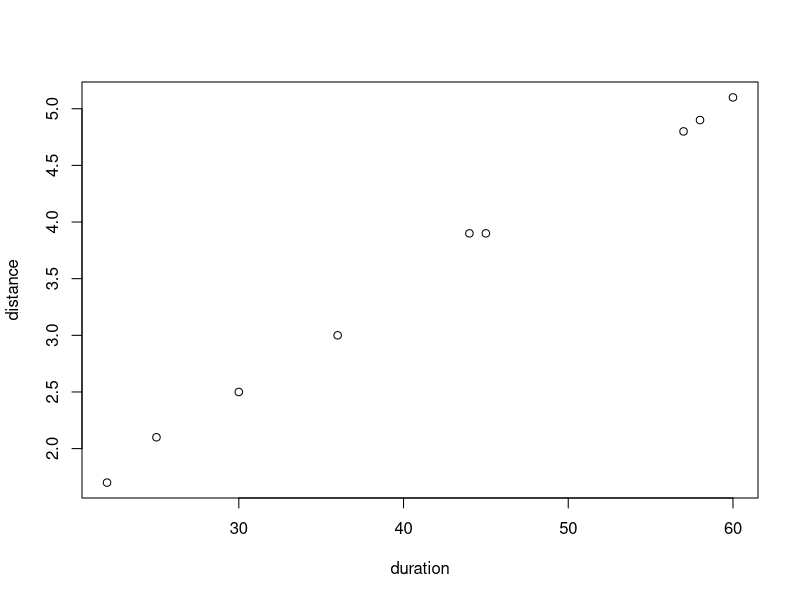
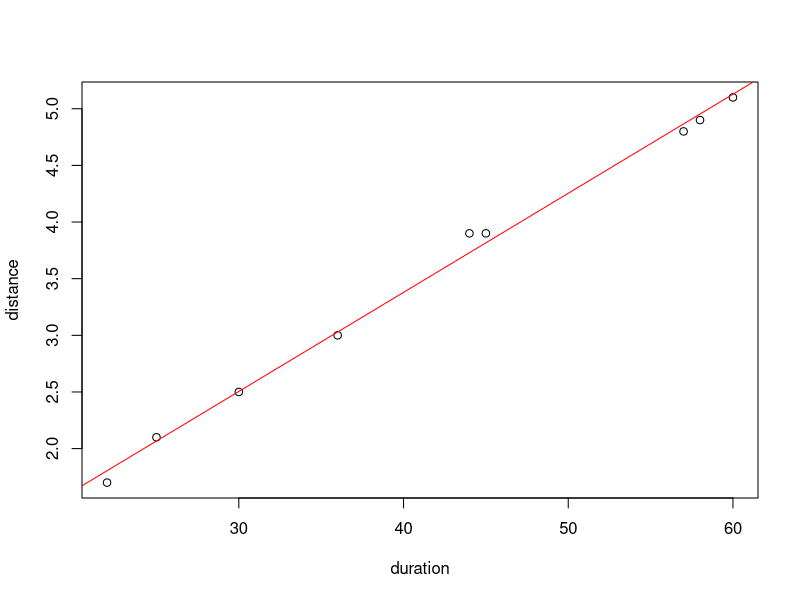
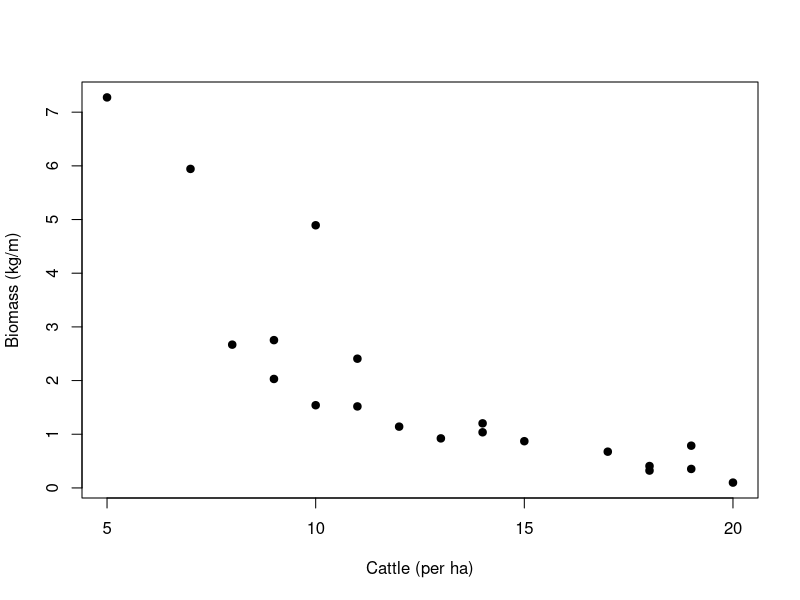
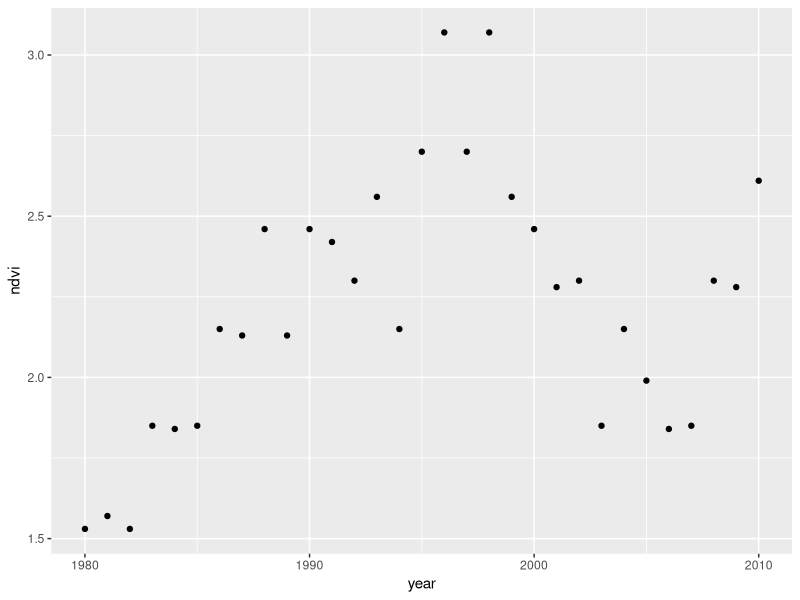
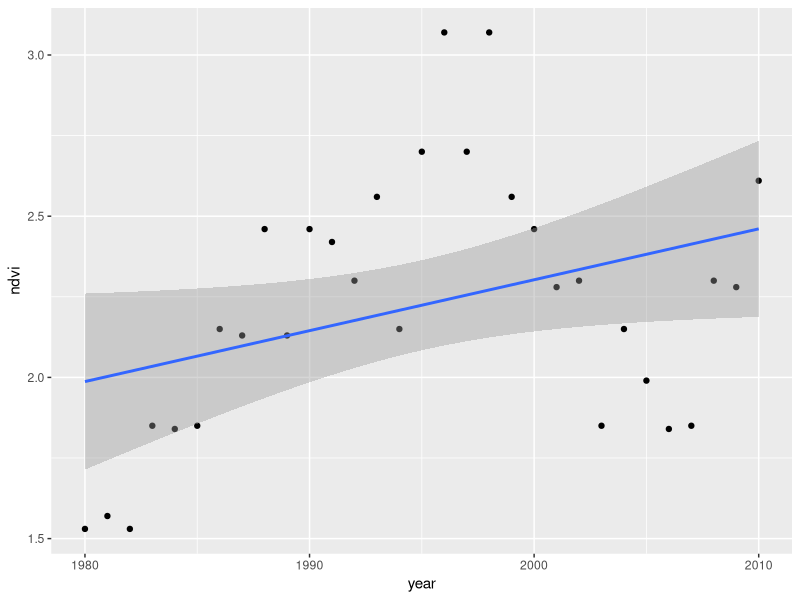
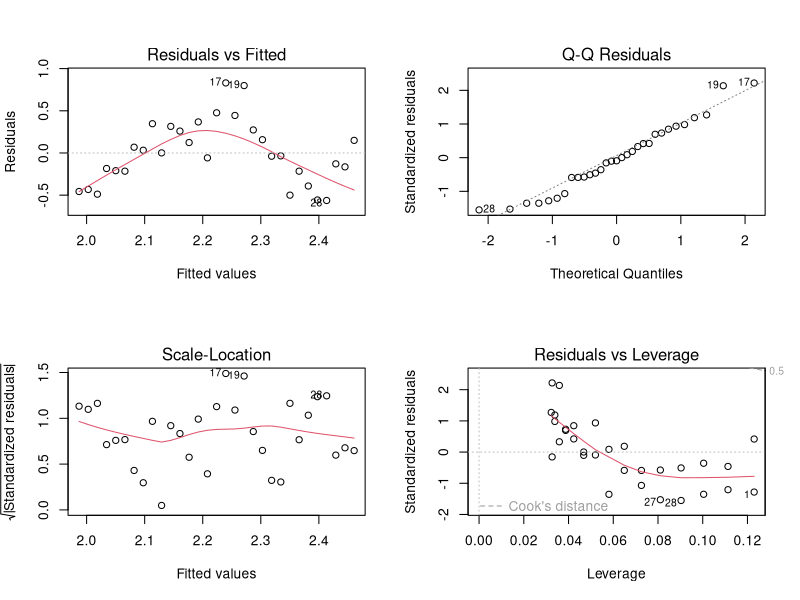
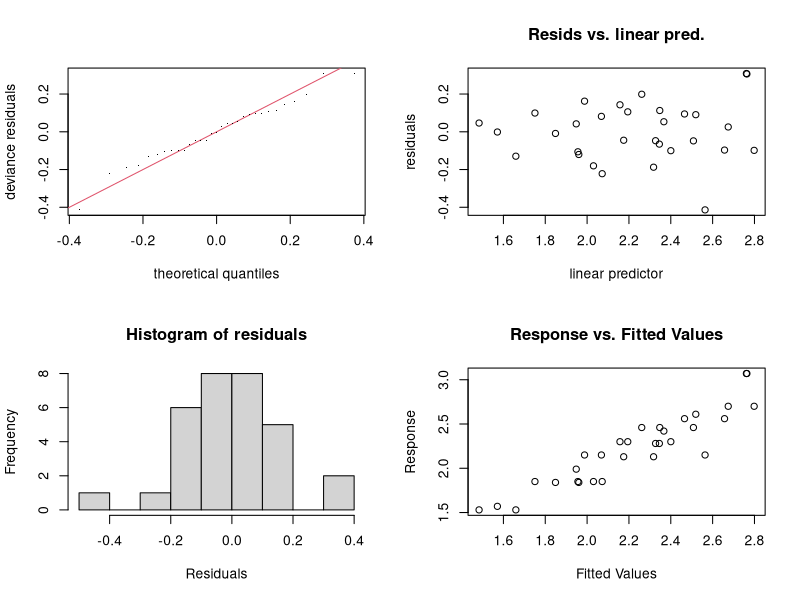
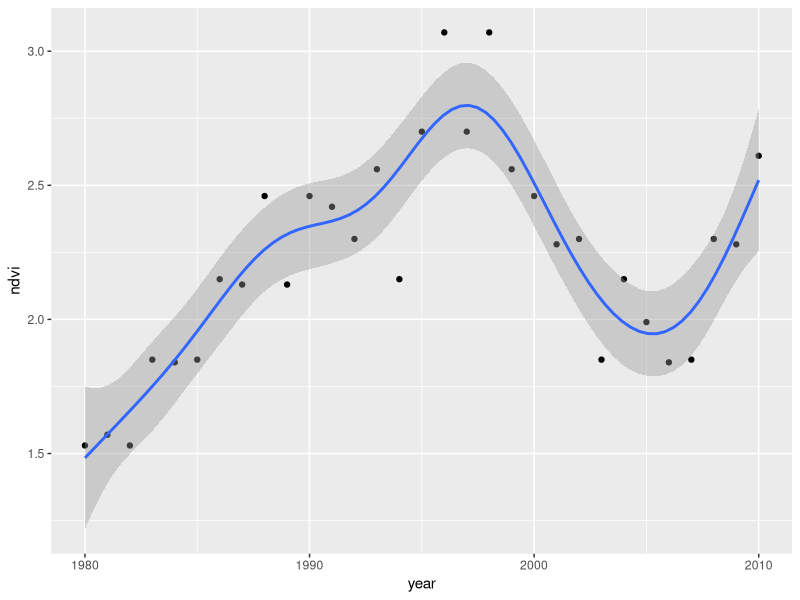

Source code (R) for these figures, in order:
## ---- chunk 1
knitr::opts_chunk$set(echo = TRUE)
## ---- chunk 2

duration <- c(30,60,45,44,36,58,57,22,25)
distance <- c(2.5,5.1,3.9,3.9,3,4.9,4.8,1.7,2.1)

plot(duration,distance)
## ---- chunk 3
m1 <- lm(distance~duration) ## linear model with response ~ predictor
summary(m1) ## see output of model
## ---- chunk 4
plot(duration,distance)
abline(m1, col="red") ## adds line from model
## ---- chunk 5
##load data
response <- c(1,0,0,0,1,0,0,1,0,0,0,0,0,0,1,0,0,0,1,0,1,0,0,0,1,0,0,1,0,0,1,0,0,0,1,0,0,0,1,0,1,0,0,0,1,0,0,1,1,1,1,1,0,0,1,0,1,1,1,0,1,0,0,0,1,0,1,1,1,1,1,1,1,1,1,0,1,1,1,1)
predictor <- c(rep("control",20),rep("drug1",20),rep("drug2",20),rep("drug3",20))
drug.trial <- data.frame(predictor,response)
## ---- chunk 6
m2<- glm(response~predictor, data=drug.trial, family="binomial") ##glm for drugs potential to curse

summary(m2) ##output of model
## ---- chunk 7

anova(m2, test="Chisq") ## chisq test on predictor from model
## ---- chunk 8
library(lsmeans)
## ---- chunk 9
lsmeans(m2, pairwise~predictor, adjust="tukey") ##conduct pairwise comparisons on predictor
## ---- chunk 10
bird.data <- data.frame(species.rich =c(rpois(50,5),rpois(50,3),rpois(50,3.1)),habitat = c(rep("forest",50),rep("urban.parks",50),rep("city",50))) ## load data
## ---- chunk 11
## Make up some data
set.seed(2)
ranch <- data.frame(cattle=c(20,18,19,18,17,19,15,13,14,12,14,11,10,9,11,8,9,10,7,5),biomass=sort(exp(rnorm(20))), year=rep(c(2014,2015,2016,2017),5))

head(ranch)

plot(ranch$cattle, ranch$biomass, ylab="Biomass (kg/m)", xlab="Cattle (per ha)", pch=19)

## ---- chunk 12
library(lme4)

m1 <- lmer(biomass ~ cattle + (1|year), data=ranch)
summary(m1)
## ---- chunk 13

m1 <- lmer(biomass ~ cattle + (1|year), data=ranch)
m0 <- lmer(biomass ~ 1 + (1|year), data=ranch)

anova(m1,m0, test="Chisq")

## ---- chunk 14
library(lmerTest)

m1 <- lmer(biomass ~ cattle + (1|year), data=ranch)
anova(m1)
## ---- chunk 15
library(mgcv)
library(tidyverse)

year <- c(1980,1981,1982,1983,1984,1985,1986,1987,1988,1989,1990,1991,1992,1993,1994,1995,1996,1997,1998,1999,2000,2001,2002,2003,2004,2005,2006,2007,2008,2009,2010)
ndvi <- c(1.53,1.57,1.53,1.85,1.84,1.85,2.15,2.13,2.46,2.13,2.46,2.42,2.3,2.56,2.15,2.7,3.07,2.7,3.07,2.56,2.46,2.28,2.3,1.85,2.15,1.99,1.84,1.85,2.3,2.28,2.61)
gam.data<- data.frame(year,ndvi)

## Plot the data
ggplot(gam.data, aes(x=year, y=ndvi)) + geom_point()

## Run a linear model
m1 <- lm(ndvi~year, data=gam.data)
summary(m1)

## add linear model to plot
ggplot(gam.data, aes(x=year, y=ndvi)) + geom_point()+  geom_smooth(method = "lm", formula = y ~x)

## check the fit
par(mfrow = c(2,2))
plot(m1)

## ---- chunk 16

## Fit GAM
m2 <- gam(ndvi~s(year), data=gam.data, method="REML")

## check diagnostics
par(mfrow = c(2,2))
gam.check(m2)

## see final plot
ggplot(gam.data, aes(x=year, y=ndvi)) + geom_point() +  geom_smooth(method = "gam", formula = y ~s(x))
